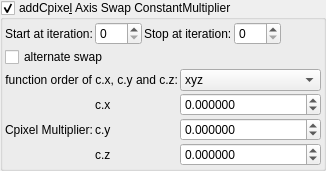
    <widget class="MyGroupBox" name="groupCheck_transf_addCpixel_enabled_false">
     <property name="toolTip">
      <string>&lt;html&gt;&lt;head/&gt;&lt;body&gt;&lt;p&gt;Cpixel is CVector3 c = ( c.x, c.y, c.z). It is each original point (pixel) in 3D space where the iteration starts from, ( c = original z for each point .) It is commonly found in formula structures z = f(z) + c.&lt;/p&gt;&lt;p&gt;The Cpixel multiplier effectively scales this point &amp;quot;c&amp;quot;.&lt;/p&gt;&lt;p&gt;This transform allows the swapping of the order of the &amp;quot;CVector3 c&amp;quot; components before being multiplied by &amp;quot;CVector3 z&amp;quot; components.&lt;/p&gt;&lt;/body&gt;&lt;/html&gt;</string>
     </property>
     <property name="title">
      <string>addCpixe&amp;l Axis Swap ConstantMultiplier</string>
     </property>
     <property name="checkable">
      <bool>true</bool>
     </property>
     <layout class="QVBoxLayout" name="verticalLayout_50">
      <property name="spacing">
       <number>2</number>
      </property>
      <property name="leftMargin">
       <number>2</number>
      </property>
      <property name="topMargin">
       <number>2</number>
      </property>
      <property name="rightMargin">
       <number>2</number>
      </property>
      <property name="bottomMargin">
       <number>2</number>
      </property>
      <item>
       <layout class="QGridLayout" name="gridLayout_81">
        <property name="spacing">
         <number>2</number>
        </property>
        <item row="3" column="3">
         <widget class="MySpinBox" name="spinboxInt_transf_stop_iterations_C">
          <property name="sizePolicy">
           <sizepolicy hsizetype="Preferred" vsizetype="Maximum">
            <horstretch>0</horstretch>
            <verstretch>0</verstretch>
           </sizepolicy>
          </property>
          <property name="maximum">
           <number>999</number>
          </property>
         </widget>
        </item>
        <item row="3" column="2">
         <widget class="QLabel" name="label_52">
          <property name="text">
           <string>Stop at iteration:</string>
          </property>
         </widget>
        </item>
        <item row="3" column="1">
         <widget class="MySpinBox" name="spinboxInt_transf_start_iterations_C">
          <property name="sizePolicy">
           <sizepolicy hsizetype="Minimum" vsizetype="Maximum">
            <horstretch>0</horstretch>
            <verstretch>0</verstretch>
           </sizepolicy>
          </property>
          <property name="minimum">
           <number>0</number>
          </property>
          <property name="maximum">
           <number>999</number>
          </property>
          <property name="value">
           <number>0</number>
          </property>
         </widget>
        </item>
        <item row="3" column="4">
         <spacer name="horizontalSpacer_46">
          <property name="orientation">
           <enum>Qt::Horizontal</enum>
          </property>
          <property name="sizeHint" stdset="0">
           <size>
            <width>40</width>
            <height>20</height>
           </size>
          </property>
         </spacer>
        </item>
        <item row="3" column="0">
         <widget class="QLabel" name="label_72">
          <property name="text">
           <string>Start at iteration:</string>
          </property>
         </widget>
        </item>
       </layout>
      </item>
      <item>
       <layout class="QGridLayout" name="gridLayout_24" columnstretch="0,0,0,1">
        <property name="spacing">
         <number>2</number>
        </property>
        <item row="0" column="0" colspan="2">
         <widget class="QCheckBox" name="checkBox_transf_alternate_enabled_false">
          <property name="text">
           <string>alternate swap</string>
          </property>
         </widget>
        </item>
        <item row="3" column="3">
         <widget class="MyDoubleSpinBox" name="spinbox3_transf_constant_multiplier_111_y">
          <property name="sizePolicy">
           <sizepolicy hsizetype="Minimum" vsizetype="Maximum">
            <horstretch>0</horstretch>
            <verstretch>0</verstretch>
           </sizepolicy>
          </property>
          <property name="prefix">
           <string/>
          </property>
          <property name="suffix">
           <string/>
          </property>
          <property name="decimals">
           <number>6</number>
          </property>
          <property name="minimum">
           <double>-99.989999999999995</double>
          </property>
          <property name="maximum">
           <double>99.989999999999995</double>
          </property>
          <property name="singleStep">
           <double>0.100000000000000</double>
          </property>
         </widget>
        </item>
        <item row="2" column="3">
         <widget class="MyDoubleSpinBox" name="spinbox3_transf_constant_multiplier_111_x">
          <property name="sizePolicy">
           <sizepolicy hsizetype="Minimum" vsizetype="Maximum">
            <horstretch>0</horstretch>
            <verstretch>0</verstretch>
           </sizepolicy>
          </property>
          <property name="prefix">
           <string/>
          </property>
          <property name="suffix">
           <string/>
          </property>
          <property name="decimals">
           <number>6</number>
          </property>
          <property name="minimum">
           <double>-99.989999999999995</double>
          </property>
          <property name="maximum">
           <double>99.989999999999995</double>
          </property>
          <property name="singleStep">
           <double>0.100000000000000</double>
          </property>
         </widget>
        </item>
        <item row="2" column="1">
         <widget class="QLabel" name="label_116">
          <property name="text">
           <string notr="true">c.x</string>
          </property>
         </widget>
        </item>
        <item row="3" column="1">
         <widget class="QLabel" name="label_114">
          <property name="text">
           <string notr="true">c.y</string>
          </property>
         </widget>
        </item>
        <item row="4" column="1">
         <widget class="QLabel" name="label_115">
          <property name="text">
           <string notr="true">c.z</string>
          </property>
         </widget>
        </item>
        <item row="4" column="3">
         <widget class="MyDoubleSpinBox" name="spinbox3_transf_constant_multiplier_111_z">
          <property name="sizePolicy">
           <sizepolicy hsizetype="Minimum" vsizetype="Maximum">
            <horstretch>0</horstretch>
            <verstretch>0</verstretch>
           </sizepolicy>
          </property>
          <property name="prefix">
           <string/>
          </property>
          <property name="suffix">
           <string/>
          </property>
          <property name="decimals">
           <number>6</number>
          </property>
          <property name="minimum">
           <double>-99.989999999999995</double>
          </property>
          <property name="maximum">
           <double>99.989999999999995</double>
          </property>
          <property name="singleStep">
           <double>0.100000000000000</double>
          </property>
         </widget>
        </item>
        <item row="2" column="0" rowspan="3">
         <widget class="QLabel" name="label_108">
          <property name="text">
           <string>Cpixel Multiplier:</string>
          </property>
         </widget>
        </item>
        <item row="1" column="3">
         <widget class="QComboBox" name="comboBox_mandelbulbMulti_order_of_xyz">
          <item>
           <property name="text">
            <string notr="true">xyz</string>
           </property>
          </item>
          <item>
           <property name="text">
            <string notr="true">xzy</string>
           </property>
          </item>
          <item>
           <property name="text">
            <string notr="true">yxz</string>
           </property>
          </item>
          <item>
           <property name="text">
            <string notr="true">yzx</string>
           </property>
          </item>
          <item>
           <property name="text">
            <string notr="true">zxy</string>
           </property>
          </item>
          <item>
           <property name="text">
            <string notr="true">zyx</string>
           </property>
          </item>
         </widget>
        </item>
        <item row="1" column="0" colspan="2">
         <widget class="QLabel" name="label">
          <property name="text">
           <string>function order of c.x, c.y and c.z:</string>
          </property>
          <property name="alignment">
           <set>Qt::AlignRight|Qt::AlignTrailing|Qt::AlignVCenter</set>
          </property>
         </widget>
        </item>
       </layout>
      </item>
     </layout>
    </widget>
